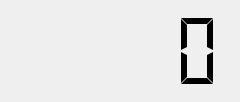
<?xml version="1.0" encoding="UTF-8"?>
<ui version="4.0">
 <class>MainWindow</class>
 <widget class="QMainWindow" name="MainWindow">
  <property name="geometry">
   <rect>
    <x>0</x>
    <y>0</y>
    <width>240</width>
    <height>102</height>
   </rect>
  </property>
  <property name="windowTitle">
   <string>miniClock</string>
  </property>
  <property name="windowIcon">
   <iconset>
    <normaloff>clock_icon.png</normaloff>clock_icon.png</iconset>
  </property>
  <widget class="QWidget" name="centralWidget">
   <layout class="QVBoxLayout" name="verticalLayout">
    <item>
     <widget class="LCDClock" name="lcdClock">
      <property name="contextMenuPolicy">
       <enum>Qt::CustomContextMenu</enum>
      </property>
      <property name="frameShape">
       <enum>QFrame::NoFrame</enum>
      </property>
      <property name="segmentStyle">
       <enum>QLCDNumber::Flat</enum>
      </property>
     </widget>
    </item>
   </layout>
  </widget>
 </widget>
 <layoutdefault spacing="6" margin="11"/>
 <customwidgets>
  <customwidget>
   <class>LCDClock</class>
   <extends>QLCDNumber</extends>
   <header>lcdclock.h</header>
  </customwidget>
 </customwidgets>
 <resources/>
 <connections/>
</ui>
